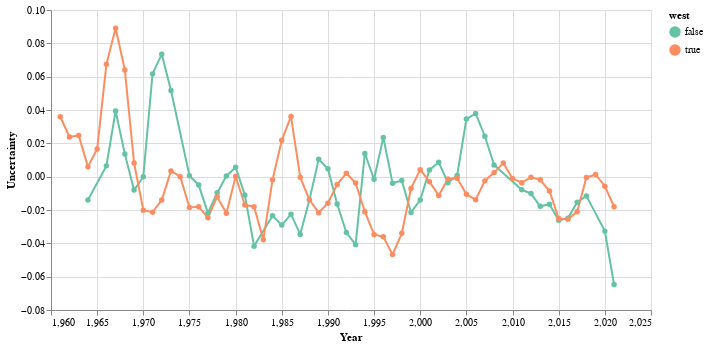

Notebook source saved alongside this figure:
### Code cell
alt.Chart(compare_byYear.query('topic=="soc"')).mark_line(point=alt.OverlayMarkDef()).encode(
    alt.X('year',scale=alt.Scale(zero=False),axis=alt.Axis(title='Year')),
    alt.Y('rollingUncertain',axis=alt.Axis(title='Uncertainty')),
    color=alt.Color('west:O',scale=alt.Scale(scheme='set2'))
).properties(width=600,height=300)

### Figure 1 — Vega-Lite specification as saved in the notebook (floating-point values rounded to 4 significant figures)
{"config": {"view": {"continuousWidth": 400, "continuousHeight": 300}}, "data": {"name": "data-f24a9be99bbaf12e161a0bdf2626cfc6"}, "mark": {"type": "line", "point": {}}, "encoding": {"color": {"field": "west", "scale": {"scheme": "set2"}, "type": "ordinal"}, "x": {"axis": {"title": "Year"}, "field": "year", "scale": {"zero": false}, "type": "quantitative"}, "y": {"axis": {"title": "Uncertainty"}, "field": "rollingUncertain", "type": "quantitative"}}, "height": 300, "width": 600, "$schema": "https://vega.github.io/schema/vega-lite/v4.17.0.json", "datasets": {"data-f24a9be99bbaf12e161a0bdf2626cfc6": [{"west": false, "year": 1964.0, "uncertain": 0.03066, "rollingUncertain": -0.01401, "topic": "soc"}, {"west": false, "year": 1966.0, "uncertain": 0.0521, "rollingUncertain": 0.006481, "topic": "soc"}, {"west": false, "year": 1967.0, "uncertain": 0.03545, "rollingUncertain": 0.0394, "topic": "soc"}, {"west": false, "year": 1968.0, "uncertain": -0.0467, "rollingUncertain": 0.01362, "topic": "soc"}, {"west": false, "year": 1969.0, "uncertain": -0.01293, "rollingUncertain": -0.008058, "topic": "soc"}, {"west": false, "year": 1970.0, "uncertain": 0.05955, "rollingUncertain": -2.397e-05, "topic": "soc"}, {"west": false, "year": 1971.0, "uncertain": 0.1384, "rollingUncertain": 0.06168, "topic": "soc"}, {"west": false, "year": 1972.0, "uncertain": 0.02252, "rollingUncertain": 0.07349, "topic": "soc"}, {"west": false, "year": 1973.0, "uncertain": -0.005836, "rollingUncertain": 0.0517, "topic": "soc"}, {"west": false, "year": 1975.0, "uncertain": -0.01496, "rollingUncertain": 0.0005732, "topic": "soc"}, {"west": false, "year": 1976.0, "uncertain": 0.005652, "rollingUncertain": -0.005049, "topic": "soc"}, {"west": false, "year": 1977.0, "uncertain": -0.05597, "rollingUncertain": -0.02176, "topic": "soc"}, {"west": false, "year": 1978.0, "uncertain": 0.0212, "rollingUncertain": -0.009706, "topic": "soc"}, {"west": false, "year": 1979.0, "uncertain": 0.03604, "rollingUncertain": 0.0004213, "topic": "soc"}, {"west": false, "year": 1980.0, "uncertain": -0.04037, "rollingUncertain": 0.00562, "topic": "soc"}, {"west": false, "year": 1981.0, "uncertain": -0.02874, "rollingUncertain": -0.01103, "topic": "soc"}, {"west": false, "year": 1982.0, "uncertain": -0.05592, "rollingUncertain": -0.04168, "topic": "soc"}, {"west": false, "year": 1984.0, "uncertain": 0.01419, "rollingUncertain": -0.02349, "topic": "soc"}, {"west": false, "year": 1985.0, "uncertain": -0.04546, "rollingUncertain": -0.02907, "topic": "soc"}, {"west": false, "year": 1986.0, "uncertain": -0.0364, "rollingUncertain": -0.02256, "topic": "soc"}, {"west": false, "year": 1987.0, "uncertain": -0.02206, "rollingUncertain": -0.03464, "topic": "soc"}, {"west": false, "year": 1988.0, "uncertain": 0.01698, "rollingUncertain": -0.01383, "topic": "soc"}, {"west": false, "year": 1989.0, "uncertain": 0.03625, "rollingUncertain": 0.01039, "topic": "soc"}, {"west": false, "year": 1990.0, "uncertain": -0.03918, "rollingUncertain": 0.004686, "topic": "soc"}, {"west": false, "year": 1991.0, "uncertain": -0.04627, "rollingUncertain": -0.0164, "topic": "soc"}, {"west": false, "year": 1992.0, "uncertain": -0.01522, "rollingUncertain": -0.03356, "topic": "soc"}, {"west": false, "year": 1993.0, "uncertain": -0.06086, "rollingUncertain": -0.04078, "topic": "soc"}, {"west": false, "year": 1994.0, "uncertain": 0.1178, "rollingUncertain": 0.01392, "topic": "soc"}, {"west": false, "year": 1995.0, "uncertain": -0.0617, "rollingUncertain": -0.001577, "topic": "soc"}, {"west": false, "year": 1996.0, "uncertain": 0.01457, "rollingUncertain": 0.02356, "topic": "soc"}, {"west": false, "year": 1997.0, "uncertain": 0.03528, "rollingUncertain": -0.003952, "topic": "soc"}, {"west": false, "year": 1998.0, "uncertain": -0.05691, "rollingUncertain": -0.002353, "topic": "soc"}, {"west": false, "year": 1999.0, "uncertain": -0.04271, "rollingUncertain": -0.02145, "topic": "soc"}, {"west": false, "year": 2000.0, "uncertain": 0.0575, "rollingUncertain": -0.01404, "topic": "soc"}, {"west": false, "year": 2001.0, "uncertain": -0.002633, "rollingUncertain": 0.004051, "topic": "soc"}, {"west": false, "year": 2002.0, "uncertain": -0.02895, "rollingUncertain": 0.008639, "topic": "soc"}, {"west": false, "year": 2003.0, "uncertain": 0.02065, "rollingUncertain": -0.003643, "topic": "soc"}, {"west": false, "year": 2004.0, "uncertain": 0.01058, "rollingUncertain": 0.0007616, "topic": "soc"}, {"west": false, "year": 2005.0, "uncertain": 0.07253, "rollingUncertain": 0.03459, "topic": "soc"}, {"west": false, "year": 2006.0, "uncertain": 0.03068, "rollingUncertain": 0.03793, "topic": "soc"}, {"west": false, "year": 2007.0, "uncertain": -0.03044, "rollingUncertain": 0.02426, "topic": "soc"}, {"west": false, "year": 2008.0, "uncertain": 0.02085, "rollingUncertain": 0.007032, "topic": "soc"}, {"west": false, "year": 2011.0, "uncertain": -0.01405, "rollingUncertain": -0.00788, "topic": "soc"}, {"west": false, "year": 2012.0, "uncertain": -0.0372, "rollingUncertain": -0.01013, "topic": "soc"}, {"west": false, "year": 2013.0, "uncertain": -0.002165, "rollingUncertain": -0.01781, "topic": "soc"}, {"west": false, "year": 2014.0, "uncertain": -0.0102, "rollingUncertain": -0.01652, "topic": "soc"}, {"west": false, "year": 2015.0, "uncertain": -0.06619, "rollingUncertain": -0.02618, "topic": "soc"}, {"west": false, "year": 2016.0, "uncertain": 0.001463, "rollingUncertain": -0.02497, "topic": "soc"}, {"west": false, "year": 2017.0, "uncertain": 0.01868, "rollingUncertain": -0.01535, "topic": "soc"}, {"west": false, "year": 2018.0, "uncertain": -0.05475, "rollingUncertain": -0.01153, "topic": "soc"}, {"west": false, "year": 2020.0, "uncertain": -0.06194, "rollingUncertain": -0.03267, "topic": "soc"}, {"west": false, "year": 2021.0, "uncertain": -0.07758, "rollingUncertain": -0.06476, "topic": "soc"}, {"west": true, "year": 1961.0, "uncertain": 0.01361, "rollingUncertain": 0.03596, "topic": "soc"}, {"west": true, "year": 1962.0, "uncertain": 0.03447, "rollingUncertain": 0.02379, "topic": "soc"}, {"west": true, "year": 1963.0, "uncertain": 0.02611, "rollingUncertain": 0.02473, "topic": "soc"}, {"west": true, "year": 1964.0, "uncertain": -0.04295, "rollingUncertain": 0.005876, "topic": "soc"}, {"west": true, "year": 1965.0, "uncertain": 0.06663, "rollingUncertain": 0.0166, "topic": "soc"}, {"west": true, "year": 1966.0, "uncertain": 0.1786, "rollingUncertain": 0.06741, "topic": "soc"}, {"west": true, "year": 1967.0, "uncertain": 0.0219, "rollingUncertain": 0.08903, "topic": "soc"}, {"west": true, "year": 1968.0, "uncertain": -0.008235, "rollingUncertain": 0.06407, "topic": "soc"}, {"west": true, "year": 1969.0, "uncertain": 0.01086, "rollingUncertain": 0.008175, "topic": "soc"}, {"west": true, "year": 1970.0, "uncertain": -0.06312, "rollingUncertain": -0.02016, "topic": "soc"}, {"west": true, "year": 1971.0, "uncertain": -0.01159, "rollingUncertain": -0.02128, "topic": "soc"}, {"west": true, "year": 1972.0, "uncertain": 0.03269, "rollingUncertain": -0.01401, "topic": "soc"}, {"west": true, "year": 1973.0, "uncertain": -0.01072, "rollingUncertain": 0.003459, "topic": "soc"}, {"west": true, "year": 1974.0, "uncertain": -0.02193, "rollingUncertain": 1.256e-05, "topic": "soc"}, {"west": true, "year": 1975.0, "uncertain": -0.02272, "rollingUncertain": -0.01846, "topic": "soc"}, {"west": true, "year": 1976.0, "uncertain": -0.009352, "rollingUncertain": -0.018, "topic": "soc"}, {"west": true, "year": 1977.0, "uncertain": -0.04192, "rollingUncertain": -0.02466, "topic": "soc"}, {"west": true, "year": 1978.0, "uncertain": 0.01527, "rollingUncertain": -0.012, "topic": "soc"}, {"west": true, "year": 1979.0, "uncertain": -0.03929, "rollingUncertain": -0.02198, "topic": "soc"}, {"west": true, "year": 1980.0, "uncertain": 0.02431, "rollingUncertain": 0.0001, "topic": "soc"}, {"west": true, "year": 1981.0, "uncertain": -0.03595, "rollingUncertain": -0.01697, "topic": "soc"}, {"west": true, "year": 1982.0, "uncertain": -0.04235, "rollingUncertain": -0.01799, "topic": "soc"}, {"west": true, "year": 1983.0, "uncertain": -0.03533, "rollingUncertain": -0.03787, "topic": "soc"}, {"west": true, "year": 1984.0, "uncertain": 0.07198, "rollingUncertain": -0.001896, "topic": "soc"}, {"west": true, "year": 1985.0, "uncertain": 0.02872, "rollingUncertain": 0.02179, "topic": "soc"}, {"west": true, "year": 1986.0, "uncertain": 0.007727, "rollingUncertain": 0.03615, "topic": "soc"}, {"west": true, "year": 1987.0, "uncertain": -0.03731, "rollingUncertain": -0.0002858, "topic": "soc"}, {"west": true, "year": 1988.0, "uncertain": -0.01213, "rollingUncertain": -0.0139, "topic": "soc"}, {"west": true, "year": 1989.0, "uncertain": -0.01539, "rollingUncertain": -0.02161, "topic": "soc"}, {"west": true, "year": 1990.0, "uncertain": -0.02015, "rollingUncertain": -0.01589, "topic": "soc"}, {"west": true, "year": 1991.0, "uncertain": 0.02162, "rollingUncertain": -0.004639, "topic": "soc"}, {"west": true, "year": 1992.0, "uncertain": 0.004723, "rollingUncertain": 0.002065, "topic": "soc"}, {"west": true, "year": 1993.0, "uncertain": -0.03786, "rollingUncertain": -0.003839, "topic": "soc"}, {"west": true, "year": 1994.0, "uncertain": -0.02996, "rollingUncertain": -0.02103, "topic": "soc"}, {"west": true, "year": 1995.0, "uncertain": -0.03613, "rollingUncertain": -0.03465, "topic": "soc"}, {"west": true, "year": 1996.0, "uncertain": -0.0419, "rollingUncertain": -0.036, "topic": "soc"}, {"west": true, "year": 1997.0, "uncertain": -0.06229, "rollingUncertain": -0.04677, "topic": "soc"}, {"west": true, "year": 1998.0, "uncertain": 0.0022, "rollingUncertain": -0.034, "topic": "soc"}, {"west": true, "year": 1999.0, "uncertain": 0.03892, "rollingUncertain": -0.007056, "topic": "soc"}, {"west": true, "year": 2000.0, "uncertain": -0.02854, "rollingUncertain": 0.004191, "topic": "soc"}, {"west": true, "year": 2001.0, "uncertain": -0.01934, "rollingUncertain": -0.00299, "topic": "soc"}, {"west": true, "year": 2002.0, "uncertain": 0.01392, "rollingUncertain": -0.01132, "topic": "soc"}, {"west": true, "year": 2003.0, "uncertain": 0.001142, "rollingUncertain": -0.001427, "topic": "soc"}, {"west": true, "year": 2004.0, "uncertain": -0.01809, "rollingUncertain": -0.00101, "topic": "soc"}, {"west": true, "year": 2005.0, "uncertain": -0.01455, "rollingUncertain": -0.0105, "topic": "soc"}, {"west": true, "year": 2006.0, "uncertain": -0.009016, "rollingUncertain": -0.01389, "topic": "soc"}, {"west": true, "year": 2007.0, "uncertain": 0.016, "rollingUncertain": -0.002522, "topic": "soc"}, {"west": true, "year": 2008.0, "uncertain": 0.0003058, "rollingUncertain": 0.002428, "topic": "soc"}, {"west": true, "year": 2009.0, "uncertain": 0.008166, "rollingUncertain": 0.008156, "topic": "soc"}, {"west": true, "year": 2010.0, "uncertain": -0.01185, "rollingUncertain": -0.001125, "topic": "soc"}, {"west": true, "year": 2011.0, "uncertain": -0.007149, "rollingUncertain": -0.00361, "topic": "soc"}, {"west": true, "year": 2012.0, "uncertain": 0.01797, "rollingUncertain": -0.0003422, "topic": "soc"}, {"west": true, "year": 2013.0, "uncertain": -0.01649, "rollingUncertain": -0.00189, "topic": "soc"}, {"west": true, "year": 2014.0, "uncertain": -0.02735, "rollingUncertain": -0.008622, "topic": "soc"}, {"west": true, "year": 2015.0, "uncertain": -0.03147, "rollingUncertain": -0.0251, "topic": "soc"}, {"west": true, "year": 2016.0, "uncertain": -0.01764, "rollingUncertain": -0.02549, "topic": "soc"}, {"west": true, "year": 2017.0, "uncertain": -0.01415, "rollingUncertain": -0.02109, "topic": "soc"}, {"west": true, "year": 2018.0, "uncertain": 0.03019, "rollingUncertain": -0.0005332, "topic": "soc"}, {"west": true, "year": 2019.0, "uncertain": -0.01208, "rollingUncertain": 0.001318, "topic": "soc"}, {"west": true, "year": 2020.0, "uncertain": -0.03517, "rollingUncertain": -0.005689, "topic": "soc"}, {"west": true, "year": 2021.0, "uncertain": -0.006916, "rollingUncertain": -0.01806, "topic": "soc"}]}}
